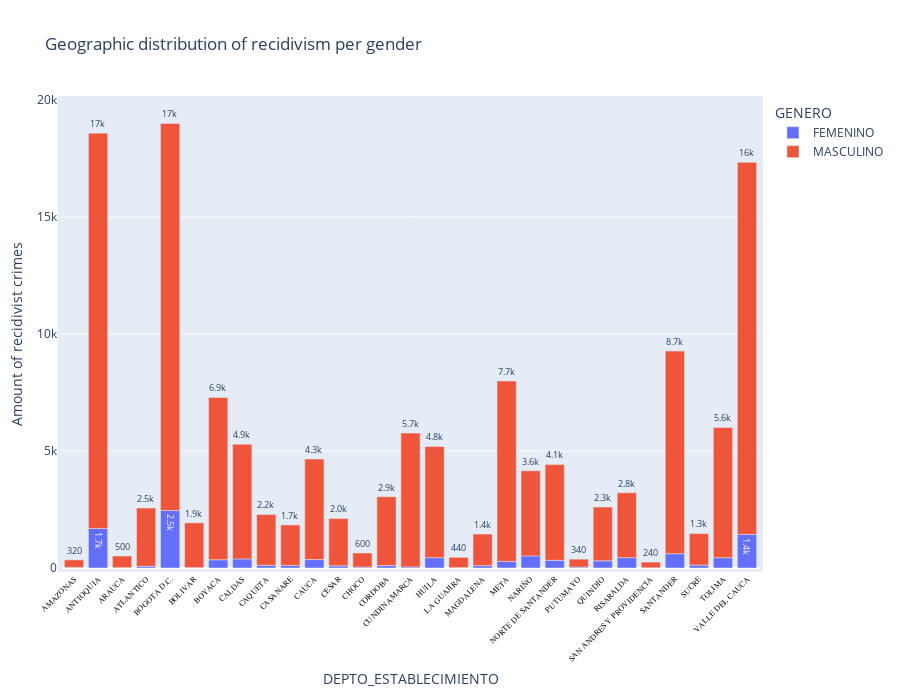

The notebook cell saved with this chart:
### Code cell
fig = px.bar(df_geo_gen, x='DEPTO_ESTABLECIMIENTO', y='INTERNOEN',
             hover_data=["GENERO",'DEPTO_ESTABLECIMIENTO'], color='GENERO',
             labels={'INTERNOEN':'Amount of recidivist crimes'}, barmode='relative', text="INTERNOEN")
fig.update_traces(texttemplate='%{text:.2s}', textposition='outside')
fig.update_layout(uniformtext_minsize=6, uniformtext_mode='hide', xaxis_tickangle=-45, showlegend=True, autosize=False,
                 width=900, height=700, margin=dict(l=50, r=50, b=100, t=100, pad=4 ),
                  title="Geographic distribution of recidivism per gender",
                 )
fig.update_xaxes( tickfont=dict(family='Rockwell', color='black', size=8)) #tickangle=45,

fig.show()

### Figure 1 — Plotly figure (JSON) as saved in the notebook; plotly's stock layout.template omitted (floating-point values rounded to 4 significant figures)
{"data": [{"alignmentgroup": "True", "customdata": [["FEMENINO", "AMAZONAS"], ["FEMENINO", "ANTIOQUIA"], ["FEMENINO", "ARAUCA"], ["FEMENINO", "ATLANTICO"], ["FEMENINO", "BOGOTA D.C."], ["FEMENINO", "BOLIVAR"], ["FEMENINO", "BOYACA"], ["FEMENINO", "CALDAS"], ["FEMENINO", "CAQUETA"], ["FEMENINO", "CASANARE"], ["FEMENINO", "CAUCA"], ["FEMENINO", "CESAR"], ["FEMENINO", "CHOCO"], ["FEMENINO", "CORDOBA"], ["FEMENINO", "CUNDINAMARCA"], ["FEMENINO", "HUILA"], ["FEMENINO", "LA GUAJIRA"], ["FEMENINO", "MAGDALENA"], ["FEMENINO", "META"], ["FEMENINO", "NARIÑO"], ["FEMENINO", "NORTE DE SANTANDER"], ["FEMENINO", "PUTUMAYO"], ["FEMENINO", "QUINDIO"], ["FEMENINO", "RISARALDA"], ["FEMENINO", "SAN ANDRES Y PROVIDENCIA"], ["FEMENINO", "SANTANDER"], ["FEMENINO", "SUCRE"], ["FEMENINO", "TOLIMA"], ["FEMENINO", "VALLE DEL CAUCA"]], "hovertemplate": "GENERO=%{customdata[0]}<br>DEPTO_ESTABLECIMIENTO=%{customdata[1]}<br>Amount of recidivist crimes=%{text}<extra></extra>", "legendgroup": "FEMENINO", "marker": {"color": "#636efa"}, "name": "FEMENINO", "offsetgroup": "FEMENINO", "orientation": "v", "showlegend": true, "text": [26, 1691, 14, 73, 2459, 17, 353, 390, 116, 112, 361, 91, 38, 103, 46, 442, 15, 101, 283, 518, 329, 39, 308, 443, 11, 610, 125, 440, 1436], "textposition": "outside", "texttemplate": "%{text:.2s}", "type": "bar", "x": ["AMAZONAS", "ANTIOQUIA", "ARAUCA", "ATLANTICO", "BOGOTA D.C.", "BOLIVAR", "BOYACA", "CALDAS", "CAQUETA", "CASANARE", "CAUCA", "CESAR", "CHOCO", "CORDOBA", "CUNDINAMARCA", "HUILA", "LA GUAJIRA", "MAGDALENA", "META", "NARIÑO", "NORTE DE SANTANDER", "PUTUMAYO", "QUINDIO", "RISARALDA", "SAN ANDRES Y PROVIDENCIA", "SANTANDER", "SUCRE", "TOLIMA", "VALLE DEL CAUCA"], "xaxis": "x", "y": [26, 1691, 14, 73, 2459, 17, 353, 390, 116, 112, 361, 91, 38, 103, 46, 442, 15, 101, 283, 518, 329, 39, 308, 443, 11, 610, 125, 440, 1436], "yaxis": "y"}, {"alignmentgroup": "True", "customdata": [["MASCULINO", "AMAZONAS"], ["MASCULINO", "ANTIOQUIA"], ["MASCULINO", "ARAUCA"], ["MASCULINO", "ATLANTICO"], ["MASCULINO", "BOGOTA D.C."], ["MASCULINO", "BOLIVAR"], ["MASCULINO", "BOYACA"], ["MASCULINO", "CALDAS"], ["MASCULINO", "CAQUETA"], ["MASCULINO", "CASANARE"], ["MASCULINO", "CAUCA"], ["MASCULINO", "CESAR"], ["MASCULINO", "CHOCO"], ["MASCULINO", "CORDOBA"], ["MASCULINO", "CUNDINAMARCA"], ["MASCULINO", "HUILA"], ["MASCULINO", "LA GUAJIRA"], ["MASCULINO", "MAGDALENA"], ["MASCULINO", "META"], ["MASCULINO", "NARIÑO"], ["MASCULINO", "NORTE DE SANTANDER"], ["MASCULINO", "PUTUMAYO"], ["MASCULINO", "QUINDIO"], ["MASCULINO", "RISARALDA"], ["MASCULINO", "SAN ANDRES Y PROVIDENCIA"], ["MASCULINO", "SANTANDER"], ["MASCULINO", "SUCRE"], ["MASCULINO", "TOLIMA"], ["MASCULINO", "VALLE DEL CAUCA"]], "hovertemplate": "GENERO=%{customdata[0]}<br>DEPTO_ESTABLECIMIENTO=%{customdata[1]}<br>Amount of recidivist crimes=%{text}<extra></extra>", "legendgroup": "MASCULINO", "marker": {"color": "#EF553B"}, "name": "MASCULINO", "offsetgroup": "MASCULINO", "orientation": "v", "showlegend": true, "text": [323, 16900, 499, 2491, 16549, 1914, 6934, 4906, 2169, 1729, 4296, 2022, 603, 2942, 5721, 4750, 441, 1351, 7713, 3638, 4092, 339, 2296, 2772, 241, 8664, 1347, 5566, 15910], "textposition": "outside", "texttemplate": "%{text:.2s}", "type": "bar", "x": ["AMAZONAS", "ANTIOQUIA", "ARAUCA", "ATLANTICO", "BOGOTA D.C.", "BOLIVAR", "BOYACA", "CALDAS", "CAQUETA", "CASANARE", "CAUCA", "CESAR", "CHOCO", "CORDOBA", "CUNDINAMARCA", "HUILA", "LA GUAJIRA", "MAGDALENA", "META", "NARIÑO", "NORTE DE SANTANDER", "PUTUMAYO", "QUINDIO", "RISARALDA", "SAN ANDRES Y PROVIDENCIA", "SANTANDER", "SUCRE", "TOLIMA", "VALLE DEL CAUCA"], "xaxis": "x", "y": [323, 16900, 499, 2491, 16549, 1914, 6934, 4906, 2169, 1729, 4296, 2022, 603, 2942, 5721, 4750, 441, 1351, 7713, 3638, 4092, 339, 2296, 2772, 241, 8664, 1347, 5566, 15910], "yaxis": "y"}], "layout": {"autosize": false, "barmode": "relative", "height": 700, "legend": {"title": {"text": "GENERO"}, "tracegroupgap": 0}, "margin": {"b": 100, "l": 50, "pad": 4, "r": 50, "t": 100}, "showlegend": true, "title": {"text": "Geographic distribution of recidivism per gender"}, "uniformtext": {"minsize": 6, "mode": "hide"}, "width": 900, "xaxis": {"anchor": "y", "domain": [0, 1], "tickangle": -45, "tickfont": {"color": "black", "family": "Rockwell", "size": 8}, "title": {"text": "DEPTO_ESTABLECIMIENTO"}}, "yaxis": {"anchor": "x", "domain": [0, 1], "title": {"text": "Amount of recidivist crimes"}}}}
